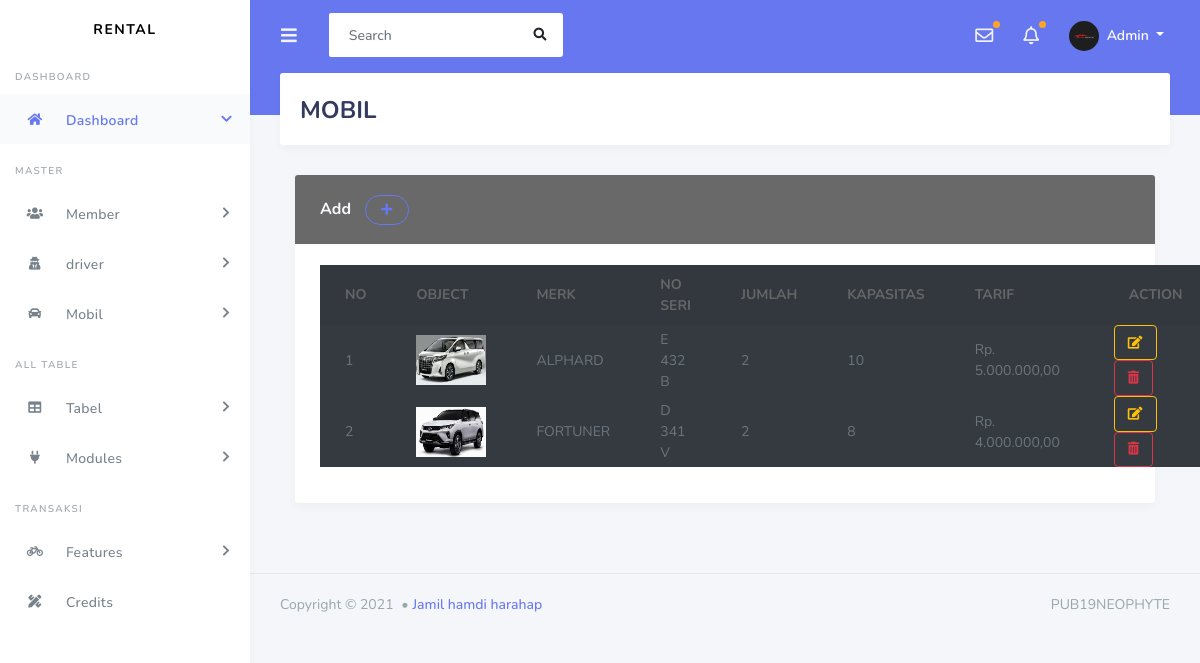
The page /admin/dataMobil.php (signed in) on the database its author committed.
### tables this page shows
CREATE TABLE `mobil` (
  `id` int(11) NOT NULL,
  `foto` varchar(255) DEFAULT NULL,
  `merek` varchar(255) DEFAULT NULL,
  `noSeri` varchar(255) DEFAULT NULL,
  `jumlah` int(11) DEFAULT NULL,
  `kapasitas` int(11) DEFAULT NULL,
  `tarif` int(11) DEFAULT NULL
);

### controller/model.php (called while the page is built, shortened)
<?php
class Model
{
    public $server = "localhost",
        $user = "root",
        $password = "",
        $database = "rentalKurnia";
    public function connect()
    {
        $connect =  mysqli_connect($this->server, $this->user, $this->password, $this->database);
        return $connect;
    }
    public function select_mobil()
    {
        $mobil = mysqli_query($this->connect(), "SELECT * FROM mobil");
        return $mobil;
    }
}

### admin/dataMobil.php (the view, shortened to what this page needs)
<?php
include 'header.php';
include 'sidebar.php';
$data = new Model();
?>
<div class="main-content">
    <section class="section">
        <div class="section-header">
            <h1>MOBIL</h1>
        </div>
        <div class="section-body">
            <div>
                <div class="col-12 col-md-6 col-lg-12">
                    <div class="card">
                        <div class="card-header" style="background: dimgray;">
                            <div style="text-align: center;">
                                <h4 style="color: ghostwhite;">Add</h4>
                            </div>
                            <div class="" style="display: flex-end;justify-content:end;">
                                <a href="#addEmployeeModal" data-toggle="modal"><i class="fas fa-plus btn btn-outline-primary fas-5px"></i></a>
                            </div>
                        </div>
                        <div class="card-body">
                            <?php if ($data->select_mobil()->num_rows == null) : ?>
                                <h1>DATA CAR EMPTY</h1>
                            <?php else : ?>
                                <table class="table table-dark">
                                    <thead class="thead thead-danger">
                                        <tr>
                                            <th>NO</th>
                                            <th>OBJECT</th>
                                            <th>MERK</th>
                                            <th>NO SERI</th>
                                            <th>JUMLAH</th>
                                            <th>KAPASITAS</th>
                                            <th>TARIF</th>
                                            <th>&nbsp;&nbsp;&nbsp;&nbsp;&nbsp;ACTION</th>
                                        </tr>
                                    </thead>
                                    <tbody>
                                        <?php
                                        $no = 0;
                                        foreach ($data->select_mobil() as $value) : ?>
                                            <tr>
                                                <td><?= ++$no ?></td>
                                                <td><img src="../image/<?= $value['foto']; ?>" width="70" height="50"></td>
                                                <td><?= strtoupper($value['merek']); ?></td>
                                                <td><?= $value['noSeri']; ?></td>
                                                <td><?= $value['jumlah'] ?></td>
                                                <td><?= $value['kapasitas'] ?></td>
                                                <td><?= "Rp. " . number_format($value['tarif'], 2, ',', '.'); ?></td>
                                                <td>
                                                    <a href="#editEmployeeModal<?= $value['id'] ?>" data-toggle="modal"><i class="fas fa-edit btn btn-outline-warning"></i></a>
                                                    <a href="#deleteEmployeeModal<?= $value['id'] ?>" data-toggle="modal"><i class="far fa-trash-alt btn btn-outline-danger"></i></a>
                                                </td>
                                            <?php endforeach; ?>
                                            </tr>
                                    </tbody>
                                </table>
                            <?php endif; ?>
                        </div>
                    </div>
                </div>
            </div>
        </div>
    </section>
</div>
<?php
include 'footer.php';
?>

### rows shown on the page
mobil: foto (picture), merek "ALPHARD", noSeri "E 432 B", jumlah "2", kapasitas "10", tarif "5.000.000,00"
mobil: foto (picture), merek "FORTUNER", noSeri "D 341 V", jumlah "2", kapasitas "8", tarif "4.000.000,00"
